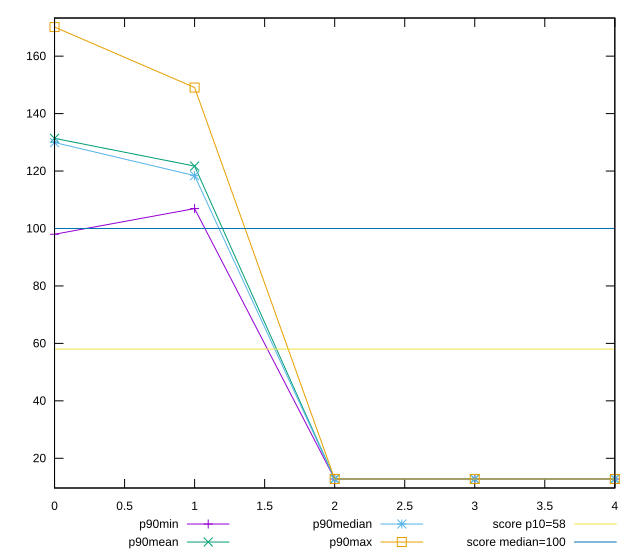

The gnuplot source for this figure:
reset

$p90Min <<EOF
0 98
1 106.93333333333285
2 12.8
3 12.8
4 12.8
EOF

$p90Mean <<EOF
0 131.37362637362642
1 121.72307692307693
2 12.799999999999978
3 12.799999999999978
4 12.799999999999978
EOF

$p90Median <<EOF
0 129.93333333333334
1 118.4
2 12.8
3 12.8
4 12.8
EOF

$p90Max <<EOF
0 170.13333333333333
1 149.0666666666667
2 12.8
3 12.8
4 12.8
EOF

set key outside below
set xrange [0:4]
set yrange [9.653333333333311:173.28]
set trange [9.653333333333311:173.28]
set terminal svg size 640, 560 enhanced background rgb 'white'
set output "report_00009_2021-02-08T22-37-41.559Z/estimated-input-latency/progression/value.svg"

plot $p90Min title "p90min" with linespoints, \
     $p90Mean title "p90mean" with linespoints, \
     $p90Median title "p90median" with linespoints, \
     $p90Max title "p90max" with linespoints, \
     58 title "score p10=58", \
     100 title "score median=100"

reset
